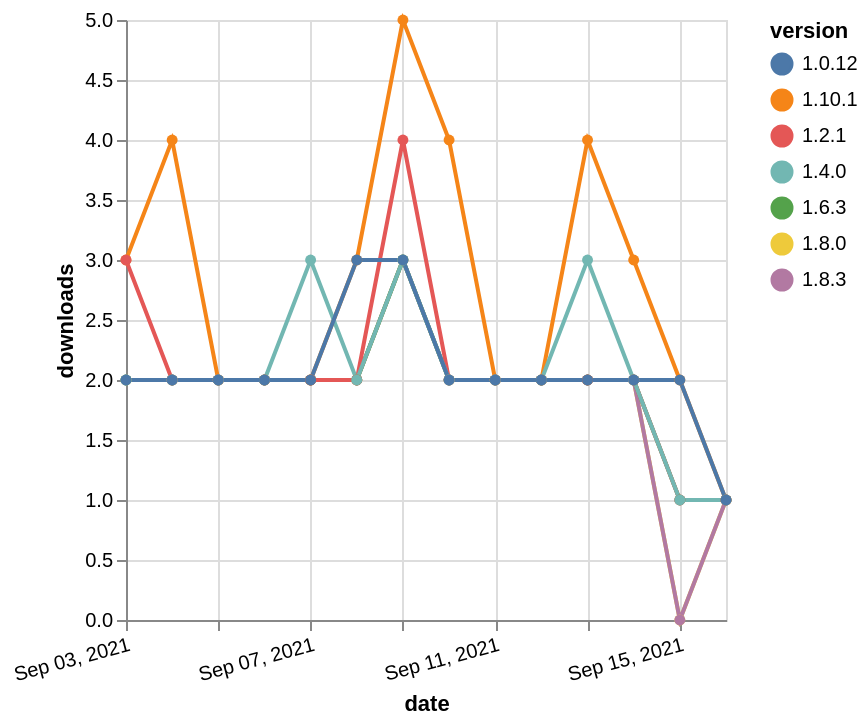

Write a Vega-Lite specification for this figure.
### Vega-Lite specification from a JSON file in a GitHub repository (floating-point values rounded to 4 significant figures)
{"$schema": "https://vega.github.io/schema/vega-lite/v5.json", "description": "A simple bar chart with embedded data.", "data": {"values": [{"date": "2021-09-03", "total": 244, "delta": 3, "version": "1.10.1"}, {"date": "2021-09-04", "total": 248, "delta": 4, "version": "1.10.1"}, {"date": "2021-09-05", "total": 250, "delta": 2, "version": "1.10.1"}, {"date": "2021-09-06", "total": 252, "delta": 2, "version": "1.10.1"}, {"date": "2021-09-07", "total": 254, "delta": 2, "version": "1.10.1"}, {"date": "2021-09-08", "total": 257, "delta": 3, "version": "1.10.1"}, {"date": "2021-09-09", "total": 262, "delta": 5, "version": "1.10.1"}, {"date": "2021-09-10", "total": 266, "delta": 4, "version": "1.10.1"}, {"date": "2021-09-11", "total": 268, "delta": 2, "version": "1.10.1"}, {"date": "2021-09-12", "total": 270, "delta": 2, "version": "1.10.1"}, {"date": "2021-09-13", "total": 274, "delta": 4, "version": "1.10.1"}, {"date": "2021-09-14", "total": 277, "delta": 3, "version": "1.10.1"}, {"date": "2021-09-15", "total": 279, "delta": 2, "version": "1.10.1"}, {"date": "2021-09-16", "total": 280, "delta": 1, "version": "1.10.1"}, {"date": "2021-09-03", "total": 689, "delta": 2, "version": "1.8.0"}, {"date": "2021-09-04", "total": 691, "delta": 2, "version": "1.8.0"}, {"date": "2021-09-05", "total": 693, "delta": 2, "version": "1.8.0"}, {"date": "2021-09-06", "total": 695, "delta": 2, "version": "1.8.0"}, {"date": "2021-09-07", "total": 697, "delta": 2, "version": "1.8.0"}, {"date": "2021-09-08", "total": 699, "delta": 2, "version": "1.8.0"}, {"date": "2021-09-09", "total": 702, "delta": 3, "version": "1.8.0"}, {"date": "2021-09-10", "total": 704, "delta": 2, "version": "1.8.0"}, {"date": "2021-09-11", "total": 706, "delta": 2, "version": "1.8.0"}, {"date": "2021-09-12", "total": 708, "delta": 2, "version": "1.8.0"}, {"date": "2021-09-13", "total": 710, "delta": 2, "version": "1.8.0"}, {"date": "2021-09-14", "total": 712, "delta": 2, "version": "1.8.0"}, {"date": "2021-09-15", "total": 712, "delta": 0, "version": "1.8.0"}, {"date": "2021-09-16", "total": 713, "delta": 1, "version": "1.8.0"}, {"date": "2021-09-03", "total": 387, "delta": 2, "version": "1.8.3"}, {"date": "2021-09-04", "total": 389, "delta": 2, "version": "1.8.3"}, {"date": "2021-09-05", "total": 391, "delta": 2, "version": "1.8.3"}, {"date": "2021-09-06", "total": 393, "delta": 2, "version": "1.8.3"}, {"date": "2021-09-07", "total": 395, "delta": 2, "version": "1.8.3"}, {"date": "2021-09-08", "total": 397, "delta": 2, "version": "1.8.3"}, {"date": "2021-09-09", "total": 400, "delta": 3, "version": "1.8.3"}, {"date": "2021-09-10", "total": 402, "delta": 2, "version": "1.8.3"}, {"date": "2021-09-11", "total": 404, "delta": 2, "version": "1.8.3"}, {"date": "2021-09-12", "total": 406, "delta": 2, "version": "1.8.3"}, {"date": "2021-09-13", "total": 408, "delta": 2, "version": "1.8.3"}, {"date": "2021-09-14", "total": 410, "delta": 2, "version": "1.8.3"}, {"date": "2021-09-15", "total": 410, "delta": 0, "version": "1.8.3"}, {"date": "2021-09-16", "total": 411, "delta": 1, "version": "1.8.3"}, {"date": "2021-09-03", "total": 1015, "delta": 2, "version": "1.6.3"}, {"date": "2021-09-04", "total": 1017, "delta": 2, "version": "1.6.3"}, {"date": "2021-09-05", "total": 1019, "delta": 2, "version": "1.6.3"}, {"date": "2021-09-06", "total": 1021, "delta": 2, "version": "1.6.3"}, {"date": "2021-09-07", "total": 1023, "delta": 2, "version": "1.6.3"}, {"date": "2021-09-08", "total": 1025, "delta": 2, "version": "1.6.3"}, {"date": "2021-09-09", "total": 1028, "delta": 3, "version": "1.6.3"}, {"date": "2021-09-10", "total": 1030, "delta": 2, "version": "1.6.3"}, {"date": "2021-09-11", "total": 1032, "delta": 2, "version": "1.6.3"}, {"date": "2021-09-12", "total": 1034, "delta": 2, "version": "1.6.3"}, {"date": "2021-09-13", "total": 1036, "delta": 2, "version": "1.6.3"}, {"date": "2021-09-14", "total": 1038, "delta": 2, "version": "1.6.3"}, {"date": "2021-09-15", "total": 1039, "delta": 1, "version": "1.6.3"}, {"date": "2021-09-16", "total": 1040, "delta": 1, "version": "1.6.3"}, {"date": "2021-09-03", "total": 1644, "delta": 3, "version": "1.2.1"}, {"date": "2021-09-04", "total": 1646, "delta": 2, "version": "1.2.1"}, {"date": "2021-09-05", "total": 1648, "delta": 2, "version": "1.2.1"}, {"date": "2021-09-06", "total": 1650, "delta": 2, "version": "1.2.1"}, {"date": "2021-09-07", "total": 1652, "delta": 2, "version": "1.2.1"}, {"date": "2021-09-08", "total": 1654, "delta": 2, "version": "1.2.1"}, {"date": "2021-09-09", "total": 1658, "delta": 4, "version": "1.2.1"}, {"date": "2021-09-10", "total": 1660, "delta": 2, "version": "1.2.1"}, {"date": "2021-09-11", "total": 1662, "delta": 2, "version": "1.2.1"}, {"date": "2021-09-12", "total": 1664, "delta": 2, "version": "1.2.1"}, {"date": "2021-09-13", "total": 1666, "delta": 2, "version": "1.2.1"}, {"date": "2021-09-14", "total": 1668, "delta": 2, "version": "1.2.1"}, {"date": "2021-09-15", "total": 1669, "delta": 1, "version": "1.2.1"}, {"date": "2021-09-16", "total": 1670, "delta": 1, "version": "1.2.1"}, {"date": "2021-09-03", "total": 1521, "delta": 2, "version": "1.4.0"}, {"date": "2021-09-04", "total": 1523, "delta": 2, "version": "1.4.0"}, {"date": "2021-09-05", "total": 1525, "delta": 2, "version": "1.4.0"}, {"date": "2021-09-06", "total": 1527, "delta": 2, "version": "1.4.0"}, {"date": "2021-09-07", "total": 1530, "delta": 3, "version": "1.4.0"}, {"date": "2021-09-08", "total": 1532, "delta": 2, "version": "1.4.0"}, {"date": "2021-09-09", "total": 1535, "delta": 3, "version": "1.4.0"}, {"date": "2021-09-10", "total": 1537, "delta": 2, "version": "1.4.0"}, {"date": "2021-09-11", "total": 1539, "delta": 2, "version": "1.4.0"}, {"date": "2021-09-12", "total": 1541, "delta": 2, "version": "1.4.0"}, {"date": "2021-09-13", "total": 1544, "delta": 3, "version": "1.4.0"}, {"date": "2021-09-14", "total": 1546, "delta": 2, "version": "1.4.0"}, {"date": "2021-09-15", "total": 1547, "delta": 1, "version": "1.4.0"}, {"date": "2021-09-16", "total": 1548, "delta": 1, "version": "1.4.0"}, {"date": "2021-09-03", "total": 2073, "delta": 2, "version": "1.0.12"}, {"date": "2021-09-04", "total": 2075, "delta": 2, "version": "1.0.12"}, {"date": "2021-09-05", "total": 2077, "delta": 2, "version": "1.0.12"}, {"date": "2021-09-06", "total": 2079, "delta": 2, "version": "1.0.12"}, {"date": "2021-09-07", "total": 2081, "delta": 2, "version": "1.0.12"}, {"date": "2021-09-08", "total": 2084, "delta": 3, "version": "1.0.12"}, {"date": "2021-09-09", "total": 2087, "delta": 3, "version": "1.0.12"}, {"date": "2021-09-10", "total": 2089, "delta": 2, "version": "1.0.12"}, {"date": "2021-09-11", "total": 2091, "delta": 2, "version": "1.0.12"}, {"date": "2021-09-12", "total": 2093, "delta": 2, "version": "1.0.12"}, {"date": "2021-09-13", "total": 2095, "delta": 2, "version": "1.0.12"}, {"date": "2021-09-14", "total": 2097, "delta": 2, "version": "1.0.12"}, {"date": "2021-09-15", "total": 2099, "delta": 2, "version": "1.0.12"}, {"date": "2021-09-16", "total": 2100, "delta": 1, "version": "1.0.12"}]}, "width": "container", "mark": {"type": "line", "point": {"filled": true}}, "encoding": {"x": {"field": "date", "type": "temporal", "timeUnit": "yearmonthdate", "title": "date", "axis": {"labelAngle": -15}}, "y": {"field": "delta", "type": "quantitative", "title": "downloads"}, "color": {"field": "version", "type": "nominal"}, "tooltip": {"field": "delta"}}}
